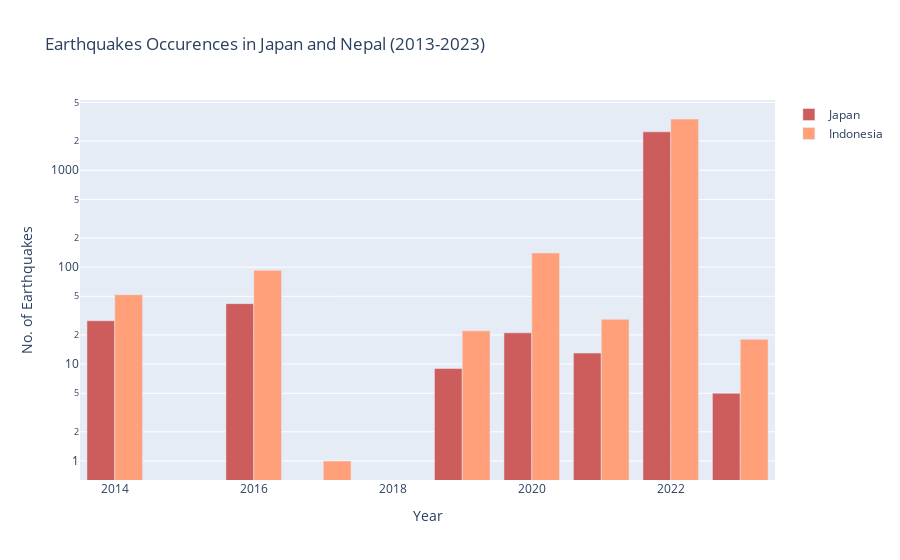

Notebook code cell kept with this figure:
### Code cell
# Number of Earthquakes that occurred from 2013-2023 Japan vs Nepal 

# Filter for earthquakes in Japan and Nepal with magnitude above 6
Japan = EQ_filter[(EQ_filter['Country'] == 'Japan') ]
Indo = EQ_filter[(EQ_filter['Country'] == 'Indonesia') ]

# We group the earthquakes by year and count occurences
japan_count = Japan.groupby('year').size()
Indo_count = Indo.groupby('year').size()

# Create a bar chart showing the earthquake counts for each country

fig = go.Figure()
fig.add_trace(go.Bar(
    x=japan_count.index,
    y=japan_count.values,
    name='Japan',
    marker_color='indianred'
))

fig.add_trace(go.Bar(
    x=Indo_count.index,
    y=Indo_count.values,
    name='Indonesia',
    marker_color='lightsalmon'
))

fig.update_layout(
    title='Earthquakes Occurences in Japan and Nepal (2013-2023)',
    xaxis_title='Year',
    yaxis_title='No. of Earthquakes',
    barmode='group'
)
fig.update_layout(yaxis_type='log')
fig.show()

### Figure 1 — Plotly figure (JSON) as saved in the notebook; plotly's stock layout.template omitted (floating-point values rounded to 4 significant figures)
{"data": [{"marker": {"color": "indianred"}, "name": "Japan", "type": "bar", "x": [2014, 2016, 2019, 2020, 2021, 2022, 2023], "y": [28, 42, 9, 21, 13, 2486, 5]}, {"marker": {"color": "lightsalmon"}, "name": "Indonesia", "type": "bar", "x": [2014, 2016, 2017, 2019, 2020, 2021, 2022, 2023], "y": [52, 93, 1, 22, 140, 29, 3373, 18]}], "layout": {"barmode": "group", "title": {"text": "Earthquakes Occurences in Japan and Nepal (2013-2023)"}, "xaxis": {"title": {"text": "Year"}}, "yaxis": {"title": {"text": "No. of Earthquakes"}, "type": "log"}}}
